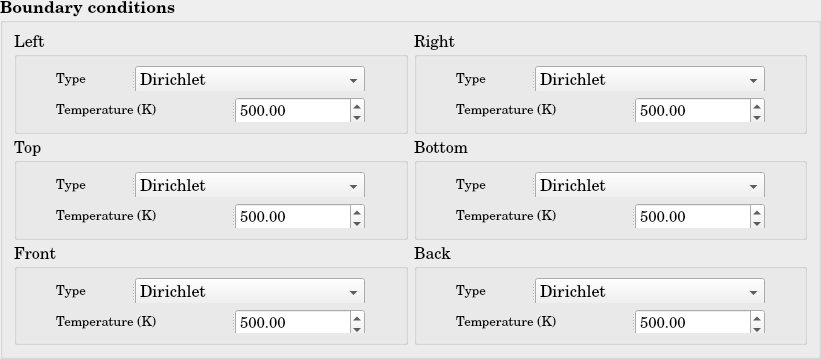
     <widget class="QGroupBox" name="DEq_BoundaryCondition_Group">
      <property name="minimumSize">
       <size>
        <width>821</width>
        <height>359</height>
       </size>
      </property>
      <property name="maximumSize">
       <size>
        <width>821</width>
        <height>359</height>
       </size>
      </property>
      <property name="font">
       <font>
        <family>Century Schoolbook L</family>
        <pointsize>12</pointsize>
        <weight>75</weight>
        <bold>true</bold>
       </font>
      </property>
      <property name="title">
       <string>Boundary conditions</string>
      </property>
      <layout class="QGridLayout" name="gridLayout_37">
       <item row="0" column="0">
        <layout class="QGridLayout" name="DEq_BoundaryCondition_grid">
         <item row="1" column="0">
          <widget class="QGroupBox" name="TEq_BC_Top_Group_2">
           <property name="font">
            <font>
             <family>Century Schoolbook L</family>
             <pointsize>12</pointsize>
             <weight>50</weight>
             <bold>false</bold>
            </font>
           </property>
           <property name="title">
            <string>Top</string>
           </property>
           <layout class="QGridLayout" name="gridLayout_70">
            <item row="0" column="0">
             <widget class="QSplitter" name="TEq_BC_Top_Type_splitter_2">
              <property name="orientation">
               <enum>Qt::Horizontal</enum>
              </property>
              <widget class="QLabel" name="TEq_BC_Top_Type_2">
               <property name="minimumSize">
                <size>
                 <width>75</width>
                 <height>30</height>
                </size>
               </property>
               <property name="maximumSize">
                <size>
                 <width>75</width>
                 <height>30</height>
                </size>
               </property>
               <property name="text">
                <string>&lt;html&gt;&lt;head/&gt;&lt;body&gt;&lt;p&gt;&lt;span style=&quot; font-size:10pt;&quot;&gt;Type&lt;/span&gt;&lt;/p&gt;&lt;/body&gt;&lt;/html&gt;</string>
               </property>
              </widget>
              <widget class="QComboBox" name="TEq_BC_Top_comboBox_2">
               <property name="minimumSize">
                <size>
                 <width>230</width>
                 <height>30</height>
                </size>
               </property>
               <property name="maximumSize">
                <size>
                 <width>230</width>
                 <height>30</height>
                </size>
               </property>
               <item>
                <property name="text">
                 <string>Dirichlet</string>
                </property>
               </item>
               <item>
                <property name="text">
                 <string>--</string>
                </property>
               </item>
               <item>
                <property name="text">
                 <string>Neumann</string>
                </property>
               </item>
              </widget>
             </widget>
            </item>
            <item row="1" column="0">
             <widget class="QSplitter" name="TEq_BC_Top_Temperature_splitter_2">
              <property name="orientation">
               <enum>Qt::Horizontal</enum>
              </property>
              <widget class="QLabel" name="TEq_BC_Top_Temperature_2">
               <property name="minimumSize">
                <size>
                 <width>175</width>
                 <height>30</height>
                </size>
               </property>
               <property name="maximumSize">
                <size>
                 <width>175</width>
                 <height>30</height>
                </size>
               </property>
               <property name="text">
                <string>&lt;html&gt;&lt;head/&gt;&lt;body&gt;&lt;p&gt;&lt;span style=&quot; font-size:10pt;&quot;&gt;Temperature (K)&lt;/span&gt;&lt;/p&gt;&lt;/body&gt;&lt;/html&gt;</string>
               </property>
              </widget>
              <widget class="QDoubleSpinBox" name="TEq_BC_Top_Temperature_doubleSpinBox_2">
               <property name="minimumSize">
                <size>
                 <width>130</width>
                 <height>30</height>
                </size>
               </property>
               <property name="maximumSize">
                <size>
                 <width>130</width>
                 <height>30</height>
                </size>
               </property>
               <property name="font">
                <font>
                 <pointsize>11</pointsize>
                </font>
               </property>
               <property name="maximum">
                <double>1000000000.000000000000000</double>
               </property>
               <property name="value">
                <double>500.000000000000000</double>
               </property>
              </widget>
             </widget>
            </item>
           </layout>
          </widget>
         </item>
         <item row="2" column="0">
          <widget class="QGroupBox" name="DEq_BC_Front_Group">
           <property name="font">
            <font>
             <family>Century Schoolbook L</family>
             <pointsize>12</pointsize>
             <weight>50</weight>
             <bold>false</bold>
            </font>
           </property>
           <property name="title">
            <string>Front</string>
           </property>
           <layout class="QGridLayout" name="gridLayout_71">
            <item row="0" column="0">
             <widget class="QSplitter" name="DEq_BC_Front_Type_splitter">
              <property name="orientation">
               <enum>Qt::Horizontal</enum>
              </property>
              <widget class="QLabel" name="DEq_BC_Front_Type">
               <property name="minimumSize">
                <size>
                 <width>75</width>
                 <height>30</height>
                </size>
               </property>
               <property name="maximumSize">
                <size>
                 <width>75</width>
                 <height>30</height>
                </size>
               </property>
               <property name="text">
                <string>&lt;html&gt;&lt;head/&gt;&lt;body&gt;&lt;p&gt;&lt;span style=&quot; font-size:10pt;&quot;&gt;Type&lt;/span&gt;&lt;/p&gt;&lt;/body&gt;&lt;/html&gt;</string>
               </property>
              </widget>
              <widget class="QComboBox" name="DEq_BC_Front_comboBox">
               <property name="minimumSize">
                <size>
                 <width>230</width>
                 <height>30</height>
                </size>
               </property>
               <property name="maximumSize">
                <size>
                 <width>230</width>
                 <height>30</height>
                </size>
               </property>
               <item>
                <property name="text">
                 <string>Dirichlet</string>
                </property>
               </item>
               <item>
                <property name="text">
                 <string>Neumann</string>
                </property>
               </item>
              </widget>
             </widget>
            </item>
            <item row="1" column="0">
             <widget class="QSplitter" name="DEq_BC_Front_Temperature_splitter">
              <property name="orientation">
               <enum>Qt::Horizontal</enum>
              </property>
              <widget class="QLabel" name="DEq_BC_Front_Temperature">
               <property name="minimumSize">
                <size>
                 <width>175</width>
                 <height>30</height>
                </size>
               </property>
               <property name="maximumSize">
                <size>
                 <width>175</width>
                 <height>30</height>
                </size>
               </property>
               <property name="text">
                <string>&lt;html&gt;&lt;head/&gt;&lt;body&gt;&lt;p&gt;&lt;span style=&quot; font-size:10pt;&quot;&gt;Temperature (K)&lt;/span&gt;&lt;/p&gt;&lt;/body&gt;&lt;/html&gt;</string>
               </property>
              </widget>
              <widget class="QDoubleSpinBox" name="DEq_BC_Front_Temperature_doubleSpinBox">
               <property name="minimumSize">
                <size>
                 <width>130</width>
                 <height>30</height>
                </size>
               </property>
               <property name="maximumSize">
                <size>
                 <width>130</width>
                 <height>30</height>
                </size>
               </property>
               <property name="font">
                <font>
                 <pointsize>11</pointsize>
                </font>
               </property>
               <property name="maximum">
                <double>1000000000.000000000000000</double>
               </property>
               <property name="value">
                <double>500.000000000000000</double>
               </property>
              </widget>
             </widget>
            </item>
           </layout>
          </widget>
         </item>
         <item row="0" column="0">
          <widget class="QGroupBox" name="DEq_BC_Left_Group">
           <property name="font">
            <font>
             <family>Century Schoolbook L</family>
             <pointsize>12</pointsize>
             <weight>50</weight>
             <bold>false</bold>
            </font>
           </property>
           <property name="title">
            <string>Left</string>
           </property>
           <layout class="QGridLayout" name="gridLayout_72">
            <item row="0" column="0">
             <widget class="QSplitter" name="DEq_BC_Left_Type_splitter">
              <property name="orientation">
               <enum>Qt::Horizontal</enum>
              </property>
              <widget class="QLabel" name="DEq_BC_Left_Type">
               <property name="minimumSize">
                <size>
                 <width>75</width>
                 <height>30</height>
                </size>
               </property>
               <property name="maximumSize">
                <size>
                 <width>75</width>
                 <height>30</height>
                </size>
               </property>
               <property name="text">
                <string>&lt;html&gt;&lt;head/&gt;&lt;body&gt;&lt;p&gt;&lt;span style=&quot; font-size:10pt;&quot;&gt;Type&lt;/span&gt;&lt;/p&gt;&lt;/body&gt;&lt;/html&gt;</string>
               </property>
              </widget>
              <widget class="QComboBox" name="DEq_BC_Left_comboBox">
               <property name="minimumSize">
                <size>
                 <width>230</width>
                 <height>30</height>
                </size>
               </property>
               <property name="maximumSize">
                <size>
                 <width>230</width>
                 <height>30</height>
                </size>
               </property>
               <item>
                <property name="text">
                 <string>Dirichlet</string>
                </property>
               </item>
               <item>
                <property name="text">
                 <string>Neumann</string>
                </property>
               </item>
              </widget>
             </widget>
            </item>
            <item row="1" column="0">
             <widget class="QSplitter" name="DEq_BC_Left_Temperature_splitter">
              <property name="orientation">
               <enum>Qt::Horizontal</enum>
              </property>
              <widget class="QLabel" name="DEq_BC_Left_Temperature">
               <property name="minimumSize">
                <size>
                 <width>175</width>
                 <height>30</height>
                </size>
               </property>
               <property name="maximumSize">
                <size>
                 <width>175</width>
                 <height>30</height>
                </size>
               </property>
               <property name="text">
                <string>&lt;html&gt;&lt;head/&gt;&lt;body&gt;&lt;p&gt;&lt;span style=&quot; font-size:10pt;&quot;&gt;Temperature (K)&lt;/span&gt;&lt;/p&gt;&lt;/body&gt;&lt;/html&gt;</string>
               </property>
              </widget>
              <widget class="QDoubleSpinBox" name="DEq_BC_Left_Temperature_doubleSpinBox">
               <property name="minimumSize">
                <size>
                 <width>130</width>
                 <height>30</height>
                </size>
               </property>
               <property name="maximumSize">
                <size>
                 <width>130</width>
                 <height>30</height>
                </size>
               </property>
               <property name="font">
                <font>
                 <pointsize>11</pointsize>
                </font>
               </property>
               <property name="maximum">
                <double>1000000000.000000000000000</double>
               </property>
               <property name="value">
                <double>500.000000000000000</double>
               </property>
              </widget>
             </widget>
            </item>
           </layout>
          </widget>
         </item>
         <item row="1" column="1">
          <widget class="QGroupBox" name="DEq_BC_Bottom_Group">
           <property name="font">
            <font>
             <family>Century Schoolbook L</family>
             <pointsize>12</pointsize>
             <weight>50</weight>
             <bold>false</bold>
            </font>
           </property>
           <property name="title">
            <string>Bottom</string>
           </property>
           <layout class="QGridLayout" name="gridLayout_73">
            <item row="0" column="0">
             <widget class="QSplitter" name="TEq_BC_Bottom_Type_splitter_2">
              <property name="orientation">
               <enum>Qt::Horizontal</enum>
              </property>
              <widget class="QLabel" name="TEq_BC_Bottom_Type_2">
               <property name="minimumSize">
                <size>
                 <width>75</width>
                 <height>30</height>
                </size>
               </property>
               <property name="maximumSize">
                <size>
                 <width>75</width>
                 <height>30</height>
                </size>
               </property>
               <property name="text">
                <string>&lt;html&gt;&lt;head/&gt;&lt;body&gt;&lt;p&gt;&lt;span style=&quot; font-size:10pt;&quot;&gt;Type&lt;/span&gt;&lt;/p&gt;&lt;/body&gt;&lt;/html&gt;</string>
               </property>
              </widget>
              <widget class="QComboBox" name="TEq_BC_Bottom_comboBox_2">
               <property name="minimumSize">
                <size>
                 <width>230</width>
                 <height>30</height>
                </size>
               </property>
               <property name="maximumSize">
                <size>
                 <width>230</width>
                 <height>30</height>
                </size>
               </property>
               <item>
                <property name="text">
                 <string>Dirichlet</string>
                </property>
               </item>
               <item>
                <property name="text">
                 <string>Neumann</string>
                </property>
               </item>
              </widget>
             </widget>
            </item>
            <item row="1" column="0">
             <widget class="QSplitter" name="DEq_BC_Bottom_Temperature_splitter_2">
              <property name="orientation">
               <enum>Qt::Horizontal</enum>
              </property>
              <widget class="QLabel" name="TEq_BC_Bottom_Temperature_2">
               <property name="minimumSize">
                <size>
                 <width>175</width>
                 <height>30</height>
                </size>
               </property>
               <property name="maximumSize">
                <size>
                 <width>175</width>
                 <height>30</height>
                </size>
               </property>
               <property name="text">
                <string>&lt;html&gt;&lt;head/&gt;&lt;body&gt;&lt;p&gt;&lt;span style=&quot; font-size:10pt;&quot;&gt;Temperature (K)&lt;/span&gt;&lt;/p&gt;&lt;/body&gt;&lt;/html&gt;</string>
               </property>
              </widget>
              <widget class="QDoubleSpinBox" name="TEq_BC_Bottom_Temperature_doubleSpinBox_2">
               <property name="minimumSize">
                <size>
                 <width>130</width>
                 <height>30</height>
                </size>
               </property>
               <property name="maximumSize">
                <size>
                 <width>130</width>
                 <height>30</height>
                </size>
               </property>
               <property name="font">
                <font>
                 <pointsize>11</pointsize>
                </font>
               </property>
               <property name="maximum">
                <double>1000000000.000000000000000</double>
               </property>
               <property name="value">
                <double>500.000000000000000</double>
               </property>
              </widget>
             </widget>
            </item>
           </layout>
          </widget>
         </item>
         <item row="2" column="1">
          <widget class="QGroupBox" name="DEq_BC_Back_Group">
           <property name="font">
            <font>
             <family>Century Schoolbook L</family>
             <pointsize>12</pointsize>
             <weight>50</weight>
             <bold>false</bold>
            </font>
           </property>
           <property name="title">
            <string>Back</string>
           </property>
           <layout class="QGridLayout" name="gridLayout_74">
            <item row="0" column="0">
             <widget class="QSplitter" name="DEq_BC_Back_Type_splitter">
              <property name="orientation">
               <enum>Qt::Horizontal</enum>
              </property>
              <widget class="QLabel" name="DEq_BC_Back_Type">
               <property name="minimumSize">
                <size>
                 <width>75</width>
                 <height>30</height>
                </size>
               </property>
               <property name="maximumSize">
                <size>
                 <width>75</width>
                 <height>30</height>
                </size>
               </property>
               <property name="text">
                <string>&lt;html&gt;&lt;head/&gt;&lt;body&gt;&lt;p&gt;&lt;span style=&quot; font-size:10pt;&quot;&gt;Type&lt;/span&gt;&lt;/p&gt;&lt;/body&gt;&lt;/html&gt;</string>
               </property>
              </widget>
              <widget class="QComboBox" name="DEq_BC_Back_comboBox">
               <property name="minimumSize">
                <size>
                 <width>230</width>
                 <height>30</height>
                </size>
               </property>
               <property name="maximumSize">
                <size>
                 <width>230</width>
                 <height>30</height>
                </size>
               </property>
               <item>
                <property name="text">
                 <string>Dirichlet</string>
                </property>
               </item>
               <item>
                <property name="text">
                 <string>Neumann</string>
                </property>
               </item>
              </widget>
             </widget>
            </item>
            <item row="1" column="0">
             <widget class="QSplitter" name="DEq_BC_Back_Temperature_splitter">
              <property name="orientation">
               <enum>Qt::Horizontal</enum>
              </property>
              <widget class="QLabel" name="DEq_BC_Back_Temperature">
               <property name="minimumSize">
                <size>
                 <width>175</width>
                 <height>30</height>
                </size>
               </property>
               <property name="maximumSize">
                <size>
                 <width>175</width>
                 <height>30</height>
                </size>
               </property>
               <property name="text">
                <string>&lt;html&gt;&lt;head/&gt;&lt;body&gt;&lt;p&gt;&lt;span style=&quot; font-size:10pt;&quot;&gt;Temperature (K)&lt;/span&gt;&lt;/p&gt;&lt;/body&gt;&lt;/html&gt;</string>
               </property>
              </widget>
              <widget class="QDoubleSpinBox" name="DEq_BC_Back_Temperature_doubleSpinBox">
               <property name="minimumSize">
                <size>
                 <width>130</width>
                 <height>30</height>
                </size>
               </property>
               <property name="maximumSize">
                <size>
                 <width>130</width>
                 <height>30</height>
                </size>
               </property>
               <property name="font">
                <font>
                 <pointsize>11</pointsize>
                </font>
               </property>
               <property name="maximum">
                <double>1000000000.000000000000000</double>
               </property>
               <property name="value">
                <double>500.000000000000000</double>
               </property>
              </widget>
             </widget>
            </item>
           </layout>
          </widget>
         </item>
         <item row="0" column="1">
          <widget class="QGroupBox" name="DEq_BC_Right_Group">
           <property name="font">
            <font>
             <family>Century Schoolbook L</family>
             <pointsize>12</pointsize>
             <weight>50</weight>
             <bold>false</bold>
            </font>
           </property>
           <property name="title">
            <string>Right</string>
           </property>
           <layout class="QGridLayout" name="gridLayout_75">
            <item row="0" column="0">
             <widget class="QSplitter" name="DEq_BC_Right_Type_splitter">
              <property name="orientation">
               <enum>Qt::Horizontal</enum>
              </property>
              <widget class="QLabel" name="DEq_BC_Right_Type">
               <property name="minimumSize">
                <size>
                 <width>75</width>
                 <height>30</height>
                </size>
               </property>
               <property name="maximumSize">
                <size>
                 <width>75</width>
                 <height>30</height>
                </size>
               </property>
               <property name="text">
                <string>&lt;html&gt;&lt;head/&gt;&lt;body&gt;&lt;p&gt;&lt;span style=&quot; font-size:10pt;&quot;&gt;Type&lt;/span&gt;&lt;/p&gt;&lt;/body&gt;&lt;/html&gt;</string>
               </property>
              </widget>
              <widget class="QComboBox" name="DEq_BC_Right_comboBox">
               <property name="minimumSize">
                <size>
                 <width>230</width>
                 <height>30</height>
                </size>
               </property>
               <property name="maximumSize">
                <size>
                 <width>230</width>
                 <height>30</height>
                </size>
               </property>
               <item>
                <property name="text">
                 <string>Dirichlet</string>
                </property>
               </item>
               <item>
                <property name="text">
                 <string>Neumann</string>
                </property>
               </item>
              </widget>
             </widget>
            </item>
            <item row="1" column="0">
             <widget class="QSplitter" name="DEq_BC_Right_Temperature_splitter">
              <property name="orientation">
               <enum>Qt::Horizontal</enum>
              </property>
              <widget class="QLabel" name="DEq_BC_Right_Temperature">
               <property name="minimumSize">
                <size>
                 <width>175</width>
                 <height>30</height>
                </size>
               </property>
               <property name="maximumSize">
                <size>
                 <width>175</width>
                 <height>30</height>
                </size>
               </property>
               <property name="text">
                <string>&lt;html&gt;&lt;head/&gt;&lt;body&gt;&lt;p&gt;&lt;span style=&quot; font-size:10pt;&quot;&gt;Temperature (K)&lt;/span&gt;&lt;/p&gt;&lt;/body&gt;&lt;/html&gt;</string>
               </property>
              </widget>
              <widget class="QDoubleSpinBox" name="DEq_BC_Right_Temperature_doubleSpinBox">
               <property name="minimumSize">
                <size>
                 <width>130</width>
                 <height>30</height>
                </size>
               </property>
               <property name="maximumSize">
                <size>
                 <width>130</width>
                 <height>30</height>
                </size>
               </property>
               <property name="font">
                <font>
                 <pointsize>11</pointsize>
                </font>
               </property>
               <property name="maximum">
                <double>1000000000.000000000000000</double>
               </property>
               <property name="value">
                <double>500.000000000000000</double>
               </property>
              </widget>
             </widget>
            </item>
           </layout>
          </widget>
         </item>
        </layout>
       </item>
      </layout>
     </widget>
